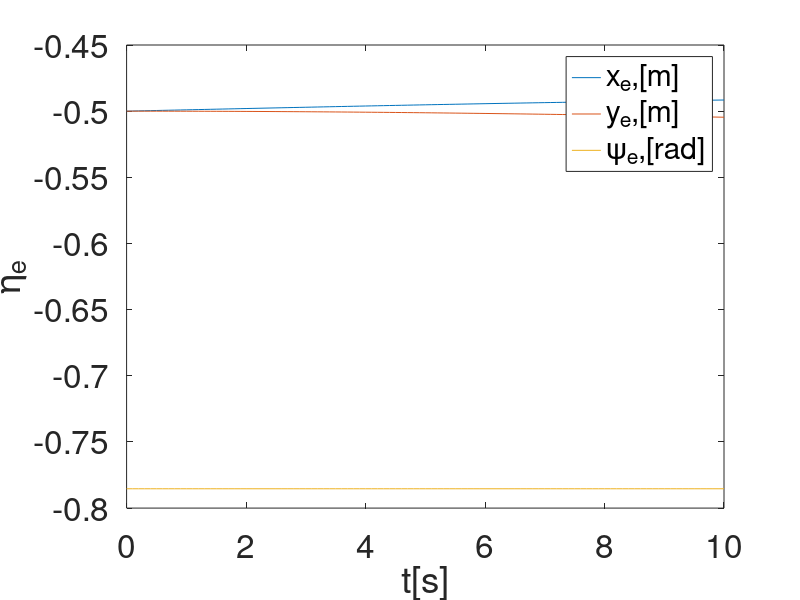

Write the MATLAB code that produced this figure.
clear all;
clc;
close all;
dt=0.1;
ts=10;
t=0:dt:ts;
x0=0.5;
y0=0.5;
psi0=pi/4;
eta0=[x0;y0;psi0];
eta(:,1)=eta0;


%%Loop starts here
for i=1:length(t)
    psi=eta(3,i);
    J_psi=[cos(psi) -sin(psi) 0;
           sin(psi) cos(psi)  0;
            0         0       1];
    % %inputs
    % u=0.3;
    % v=0;
    % r=0.2;
    % %velocity input commands
    % zeta(:,i)=[u;v;r];
    %%desired states(Generalized Coordinates)
     eta_d=[2-2*cos(0.1*t(i));2*sin(0.1*t(i));0.1*t(i)];
     eta_d_dot=[0.2*sin(0.1*t(i));0.2*cos(0.1*t(i));0.1];
     %%vector of velocity input commands
     zeta(:,i)=inv(J_psi)*eta_d_dot;
     e(:,i)=eta_d-eta(:,i);
     %%time derivative of generailsed coordinates
    eta_dot(:,i)=J_psi*zeta(:,i);

    %%Position propogation using Euler Method
    eta(:,i+1)=eta(:,i)+dt*eta_dot(:,i); %Status update
end
% figure
% plot(t,eta(1,1:i),'r-');
% set(gca,'fontsize',24)
% xlabel('t[sec]');
% ylabel('x[m]');
% 
% figure
% plot(t,eta(2,1:i),'b-');
% set(gca,'fontsize',24)
% xlabel('t[sec]');
% ylabel('y[m]');
% 
% figure
% plot(t,eta(3,1:i),'g-');
% set(gca,'fontsize',24)
% xlabel('t[sec]');
% ylabel('\psi[rad]');
% plot(t,eta(1,1:i),'r-');
% hold on;
% plot(t,eta(2,1:i),'b--');
% hold on;
% plot(t,eta(3,1:i),'m-.');
% legend('x,[m]','y,[m]','\psi,[rad]');
% set(gca,'fontsize',24)
% ylabel('\eta');
% xlabel('t[s]');

%%Animaton(mobile robot motion animation)
l=0.6;
w=0.4;
%mobile robot coordinates
mr_co=[l/2,l/2,-l/2,-l/2,l/2;
       w/2,-w/2,-w/2,w/2,w/2;];
figure
for i=1:length(t) %animation starts here
    psi=eta(3,i)
    R_psi=[cos(psi) -sin(psi);
           sin(psi)   cos(psi);];
    v_pos=R_psi*mr_co;
    fill(v_pos(1,:)+eta(1,i),v_pos(2,:)+eta(2,i),'g');
    hold on;
    grid on;
    axis([-1 3 -1 3]);
    axis square;
    plot(eta(1,1:i),eta(2,1:i),'b') %%blue line path
    legend('MR','Path')
    %%set(gca,'fontsize',24)
    xlabel('x,[m]');
    ylabel('y,[m]');
    pause(0.1);
    hold off
end
plot(t,e)
legend('x_e,[m]','y_e,[m]','\psi_e,[rad]');
set(gca,'fontsize',24)
ylabel('\eta_e');
xlabel('t[s]');
